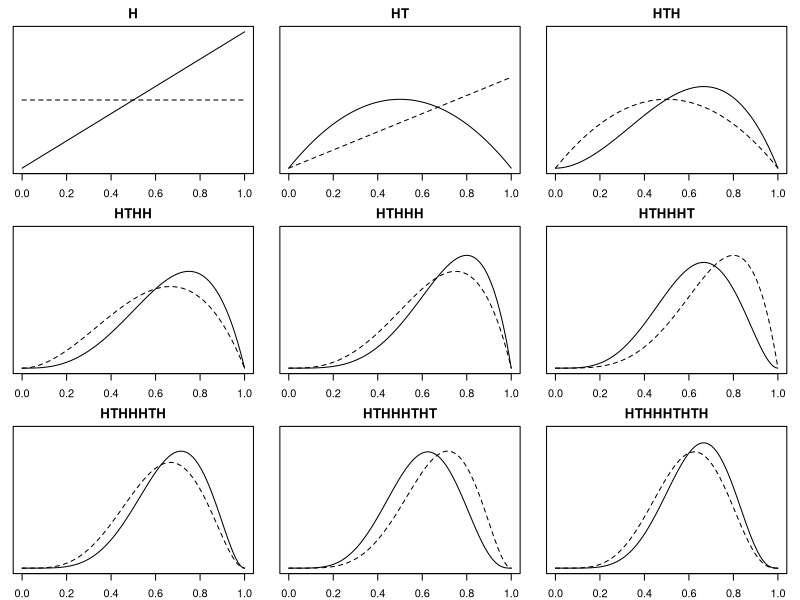

Reproduce this figure in R.
## ---- chunk 1
knitr::opts_chunk$set(echo = TRUE, message = F, warning =  F)
## ---- chunk 2
knitr::include_graphics("https://github.com/happyrabbit/BayesianIntro/blob/master/images/garden14.png?raw=true")
## ---- chunk 3
##--------------------- Bayesian Update

# define grid
p_grid <- seq( from=0 , to=1 , length.out=100 )

par(mfrow = c(3,3),mar=c(2,1,2,1))
##-------------------- Obs 1
# define prior
prior1 <- rep( 1 , 100 )
# compute likelihood at each value in grid
likelihood1 <- dbinom( 1 , size=1 , prob=p_grid )
# compute product of likelihood and prior
unstd.posterior1 <- likelihood1 * prior1
# standardize the posterior, so it sums to 1
posterior1 <- unstd.posterior1 / sum(unstd.posterior1)
plot(p_grid, posterior1, type="l", ylab = "", xlab="", 
     labels=F, tick =F,main = "H")
lines(p_grid, prior1-0.99,lty=2)
axis(side = 1, labels = T)

##------------------- Obs 2
likelihood2 <- dbinom( 0 , size=1 , prob=p_grid )
# compute product of likelihood and prior
unstd.posterior2 <- likelihood2 * posterior1
# standardize the posterior, so it sums to 1
posterior2 <- unstd.posterior2 / sum(unstd.posterior2)

plot(p_grid, posterior2, type="l", ylab = "", xlab="", 
     labels=F, tick =F, ylim=c(0,0.03),main = "HT")
lines(p_grid, posterior1,lty=2)
axis(side = 1, labels = T )


##------------------- Obs 3
likelihood3 <- dbinom( 1 , size=1 , prob=p_grid )
# compute product of likelihood and prior
unstd.posterior3 <- likelihood3 * posterior2
# standardize the posterior, so it sums to 1
posterior3 <- unstd.posterior3 / sum(unstd.posterior3)

plot(p_grid, posterior3, type="l", ylab = "", xlab="", 
     labels=F, tick =F, ylim=c(0,0.03),main = "HTH")
lines(p_grid, posterior2,lty=2)
axis(side = 1, labels = T )


##------------------- Obs 4
likelihood4 <- dbinom( 1 , size=1 , prob=p_grid )
# compute product of likelihood and prior
unstd.posterior4 <- likelihood4 * posterior3
# standardize the posterior, so it sums to 1
posterior4 <- unstd.posterior4 / sum(unstd.posterior4)

plot(p_grid, posterior4, type="l", ylab = "", xlab="", 
     labels=F, tick =F, ylim=c(0,0.03),main = "HTHH")
lines(p_grid, posterior3,lty=2)
axis(side = 1, labels = T )


##------------------- Obs 5
likelihood5 <- dbinom( 1 , size=1 , prob=p_grid )
# compute product of likelihood and prior
unstd.posterior5 <- likelihood5 * posterior4
# standardize the posterior, so it sums to 1
posterior5 <- unstd.posterior5 / sum(unstd.posterior5)

plot(p_grid, posterior5, type="l", ylab = "", xlab="", 
     labels=F, tick =F, ylim=c(0,0.03),main = "HTHHH")
lines(p_grid, posterior4,lty=2)
axis(side = 1, labels = T )


##------------------- Obs 6
likelihood6 <- dbinom( 0 , size=1 , prob=p_grid )
# compute product of likelihood and prior
unstd.posterior6 <- likelihood6 * posterior5
# standardize the posterior, so it sums to 1
posterior6 <- unstd.posterior6 / sum(unstd.posterior6)

plot(p_grid, posterior6, type="l", ylab = "", xlab="", 
     labels=F, tick =F, ylim=c(0,0.03),main = "HTHHHT")
lines(p_grid, posterior5,lty=2)
axis(side = 1, labels = T )

##------------------- Obs 7
likelihood7 <- dbinom( 1 , size=1 , prob=p_grid )
# compute product of likelihood and prior
unstd.posterior7 <- likelihood7 * posterior6
# standardize the posterior, so it sums to 1
posterior7 <- unstd.posterior7 / sum(unstd.posterior7)

plot(p_grid, posterior7, type="l", ylab = "", xlab="", 
     labels=F, tick =F, ylim=c(0,0.03),main = "HTHHHTH")
lines(p_grid, posterior6,lty=2)
axis(side = 1, labels = T )

##------------------- Obs 8
likelihood8 <- dbinom( 0 , size=1 , prob=p_grid )
# compute product of likelihood and prior
unstd.posterior8 <- likelihood8 * posterior7
# standardize the posterior, so it sums to 1
posterior8 <- unstd.posterior8 / sum(unstd.posterior8)

plot(p_grid, posterior8, type="l", ylab = "", xlab="", 
     labels=F, tick =F, ylim=c(0,0.03),main = "HTHHHTHT")
lines(p_grid, posterior7,lty=2)
axis(side = 1, labels = T )

##------------------- Obs 9
likelihood9 <- dbinom( 1 , size=1 , prob=p_grid )
# compute product of likelihood and prior
unstd.posterior9 <- likelihood9 * posterior8
# standardize the posterior, so it sums to 1
posterior9 <- unstd.posterior9 / sum(unstd.posterior9)

plot(p_grid, posterior9, type="l", ylab = "", xlab="", 
     labels=F, tick =F, ylim=c(0,0.03),main = "HTHHHTHTH")
lines(p_grid, posterior8,lty=2)
axis(side = 1, labels = T )

mtext("plausibility",2, line = 1,outer =T)
